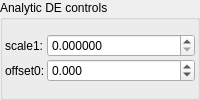
    <widget class="QGroupBox" name="groupBox_5">
     <property name="title">
      <string>Analytic DE controls</string>
     </property>
     <layout class="QVBoxLayout" name="verticalLayout_8">
      <property name="leftMargin">
       <number>2</number>
      </property>
      <property name="topMargin">
       <number>2</number>
      </property>
      <property name="rightMargin">
       <number>2</number>
      </property>
      <property name="bottomMargin">
       <number>2</number>
      </property>
      <item>
       <layout class="QGridLayout" name="gridLayout_45" columnstretch="0,1">
        <property name="spacing">
         <number>2</number>
        </property>
        <item row="0" column="1">
         <widget class="MyDoubleSpinBox" name="spinbox_analyticDE_scale_1">
          <property name="sizePolicy">
           <sizepolicy hsizetype="Minimum" vsizetype="Maximum">
            <horstretch>0</horstretch>
            <verstretch>0</verstretch>
           </sizepolicy>
          </property>
          <property name="prefix">
           <string/>
          </property>
          <property name="suffix">
           <string/>
          </property>
          <property name="decimals">
           <number>6</number>
          </property>
          <property name="minimum">
           <double>0.000000000000000</double>
          </property>
          <property name="maximum">
           <double>99.989999999999995</double>
          </property>
          <property name="singleStep">
           <double>0.100000000000000</double>
          </property>
         </widget>
        </item>
        <item row="0" column="0">
         <widget class="QLabel" name="label_182">
          <property name="text">
           <string>scale1:</string>
          </property>
         </widget>
        </item>
        <item row="1" column="1">
         <widget class="MyDoubleSpinBox" name="spinbox_analyticDE_offset_0">
          <property name="sizePolicy">
           <sizepolicy hsizetype="Minimum" vsizetype="Maximum">
            <horstretch>0</horstretch>
            <verstretch>0</verstretch>
           </sizepolicy>
          </property>
          <property name="prefix">
           <string/>
          </property>
          <property name="suffix">
           <string/>
          </property>
          <property name="decimals">
           <number>3</number>
          </property>
          <property name="minimum">
           <double>-99.989999999999995</double>
          </property>
          <property name="maximum">
           <double>99.989999999999995</double>
          </property>
          <property name="singleStep">
           <double>0.100000000000000</double>
          </property>
         </widget>
        </item>
        <item row="1" column="0">
         <widget class="QLabel" name="label_180">
          <property name="text">
           <string>offset0:</string>
          </property>
         </widget>
        </item>
       </layout>
      </item>
     </layout>
    </widget>
